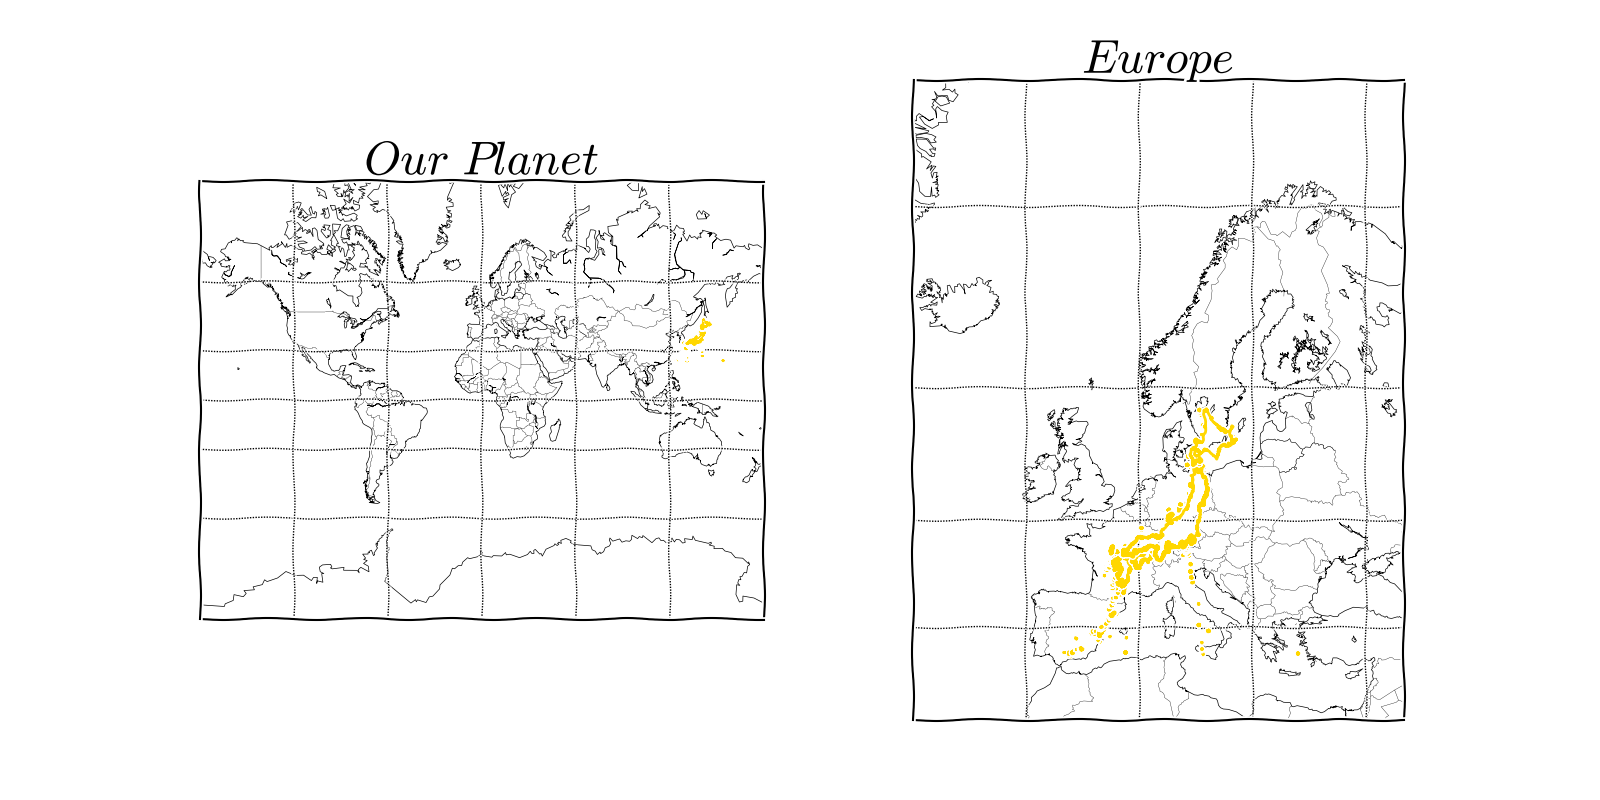

Here is the Python script that generated this plot:
# -*- coding: utf-8 -*-
"""
Throughout my travels I've discovered that most people, including myself, do not
realise many things about our Planet's size. For example, the latitude and
longitude of certain regions (South America is much further east than the US)
or the relative size of countries (Japan is surprisingly long).

Thus, I've created this script to understand such things a bit better. It
compares the sizes of Japan and Europe, which is the most recent surprise
I came across.

The shape data were aquired from [Global Administrative Areas](http://www.gadm.org/country)
website. Thus, their **redistribution, or commercial use is not allowed without
prior permission**.


Created on Sun May 7 14:13:47 2017

@author: Alek
"""
from mpl_toolkits.basemap import Basemap
import numpy, shapefile, os, matplotlib.pyplot

matplotlib.pyplot.xkcd() # Here we go.

def plotPrefecture(*,shp,colour,bMap,axes,latOff=0,longOff=0,lwdth=0.5):
    """ Plot a prefecture from a shapefile.
    
    Kwargs
    -------
    * shp - shape as returned by :func:`shapefile.Reader.shapes`,
    * colour - colour accepted by :func:`matplotlib.pyplot.Axes.plot',
    * bMap - instance of :class:`mpl_toolkits.basemap.Basemap` used to project
      the shape onto a map,
    * axes - :class:`matplotlib.pyplot.Axes` instance where to plot,
    * latOff,longOff - deg, by how much to offset the `shp` lattitudes and
      longitudes before plotting,
    * lwdth - line width as accepted by :func:`matplotlib.pyplot.Axes.plot'.
    """
    if len(shp.parts)==1: # Only one region in this shape.
        vertices=numpy.array(shp.points)
        bMap.plot(vertices[:,0]+longOff,vertices[:,1]+latOff,color=colour,
                  lw=lwdth,ls='-',latlon=True,ax=axes)
    else: # This shape has islands, disjoint regions and what-not.
        for ip in range(len(shp.parts)): # For every part of the shape.
            # Indices that get the slice with this part of the shape.
            lower=shp.parts[ip]
            if ip==len(shp.parts)-1:
                upper=len(shp.points) # Last part.
            else:
                upper=shp.parts[ip+1] # Next part starts at idx parts[ip+1]
            partVertices=numpy.array(shp.points[lower:upper])
            bMap.plot(partVertices[:,0]+longOff,partVertices[:,1]+latOff,
                      color=colour,lw=lwdth,ls='-',latlon=True,ax=axes)

# Various font sizes.
ticksFontSize=18
labelsFontSizeSmall=20
labelsFontSize=30
titleFontSize=34
legendFontSize=20
matplotlib.rc('xtick',labelsize=ticksFontSize) 
matplotlib.rc('ytick',labelsize=ticksFontSize)
cm=matplotlib.pyplot.cm.get_cmap('viridis')

# Read a shapefile with Japan's cartography data.
shapeRdr0=shapefile.Reader(os.path.join('borders','JPN_adm0')) # Country.
shapeRdr1=shapefile.Reader(os.path.join('borders','JPN_adm1')) # Prefectures.
shapeRdr2=shapefile.Reader(os.path.join('borders','JPN_adm2')) # Towns.
shape=shapeRdr0.shapes()[0]
if shape.shapeType != shapefile.POLYGON:
    raise ValueError('Shape not polygon with shapeType={}'.format(shape.shapeType ))

vertices=numpy.array(shape.points) # 2D array of coordinates.

# Where to centre different maps and where to translate Japan to.
latJpn=37 # Where to centre one map, i.e. over Japan. Lat/lon in degrees.
lonJpn=138
latCtr=40 # Where to centre the Europe's map. Lat/lon in degrees.
lonCtr=10
dLonJ=10 # Plot Japan at these coordinates over the map of Europe.
dLatJ=50

' Mercator projection, a.k.a. "the things you learn in schools".'
fig,ax=matplotlib.pyplot.subplots(1,2,figsize=(16,8))

# The whole Planet.
mercMapP=Basemap(projection='merc',llcrnrlat=-80,urcrnrlat=80,llcrnrlon=-180,
                urcrnrlon=180,lat_ts=10,ax=ax[0],resolution='c')
mercMapP.drawcoastlines(linewidth=0.5)
mercMapP.drawcountries(linewidth=0.25)
mercMapP.drawparallels(numpy.arange(-90.,91.,30.))
mercMapP.drawmeridians(numpy.arange(-180.,181.,60.))
ax[0].set_title(r'$Our\ Planet$',fontsize=titleFontSize)
plotPrefecture(shp=shape,colour='gold',lwdth=1,bMap=mercMapP,axes=ax[0])

# Only Europe.
mercMapE=Basemap(projection='merc',llcrnrlat=30,urcrnrlat=75,llcrnrlon=-25,
                urcrnrlon=40,lat_ts=10,ax=ax[1],resolution='l')
mercMapE.drawcoastlines(linewidth=0.5)
mercMapE.drawcountries(linewidth=0.25)
mercMapE.drawparallels(numpy.arange(mercMapE.latmin,mercMapE.latmax,10.))
mercMapE.drawmeridians(numpy.arange(mercMapE.lonmin,mercMapE.lonmax,15.))
ax[1].set_title(r'$Europe$',fontsize=titleFontSize)
plotPrefecture(shp=shape,colour='gold',lwdth=2,bMap=mercMapE,axes=ax[1],
               latOff=dLatJ-latJpn,longOff=dLonJ-lonJpn)

fig.show()

' One figure with orthonormal maps centred on Japan and Europe.'
fig,ax=matplotlib.pyplot.subplots(1,2,figsize=(16,8))

# Centred on Japan.
ortnMapJ=Basemap(projection='ortho',lat_0=latJpn,lon_0=lonJpn,resolution='c',
                 ax=ax[0])
ortnMapJ.drawcoastlines(linewidth=0.5)
ortnMapJ.drawcountries(linewidth=0.25)
ortnMapJ.drawmeridians(numpy.arange(0,360,30))
ortnMapJ.drawparallels(numpy.arange(-90,90,30))
ax[0].set_title(r'${}$'.format(shapeRdr0.records()[0][4]),fontsize=titleFontSize)
plotPrefecture(shp=shape,colour='gold',lwdth=2,bMap=ortnMapJ,axes=ax[0])

# Plot all the prefectures.
cNorm=matplotlib.colors.Normalize(vmin=0,vmax=shapeRdr1.numRecords)
scalarMap=matplotlib.cm.ScalarMappable(norm=cNorm,cmap=cm)
prefectures=shapeRdr1.shapes()
prefRecords=shapeRdr1.records()
for i in range(shapeRdr1.numRecords):
    if prefRecords[i][9]=='Prefecture':
        plotPrefecture(shp=prefectures[i],colour=scalarMap.to_rgba(i),
                       lwdth=0.5,bMap=ortnMapJ,axes=ax[0])

# Centred on Europe.
ortnMapE=Basemap(projection='ortho',lat_0=latCtr,lon_0=lonCtr,resolution='c',
                 ax=ax[1])
ortnMapE.drawcoastlines(linewidth=0.5)
ortnMapE.drawcountries(linewidth=0.25)
ortnMapE.drawmeridians(numpy.arange(0,360,30))
ortnMapE.drawparallels(numpy.arange(-90,90,30))
ax[1].set_title(r'${}\ over\ Europe$'.format(shapeRdr0.records()[0][4]),
    fontsize=titleFontSize)
plotPrefecture(shp=shape,colour='gold',lwdth=2,bMap=ortnMapE,axes=ax[1],
               latOff=dLatJ-latJpn,longOff=dLonJ-lonJpn)

fig.show()
